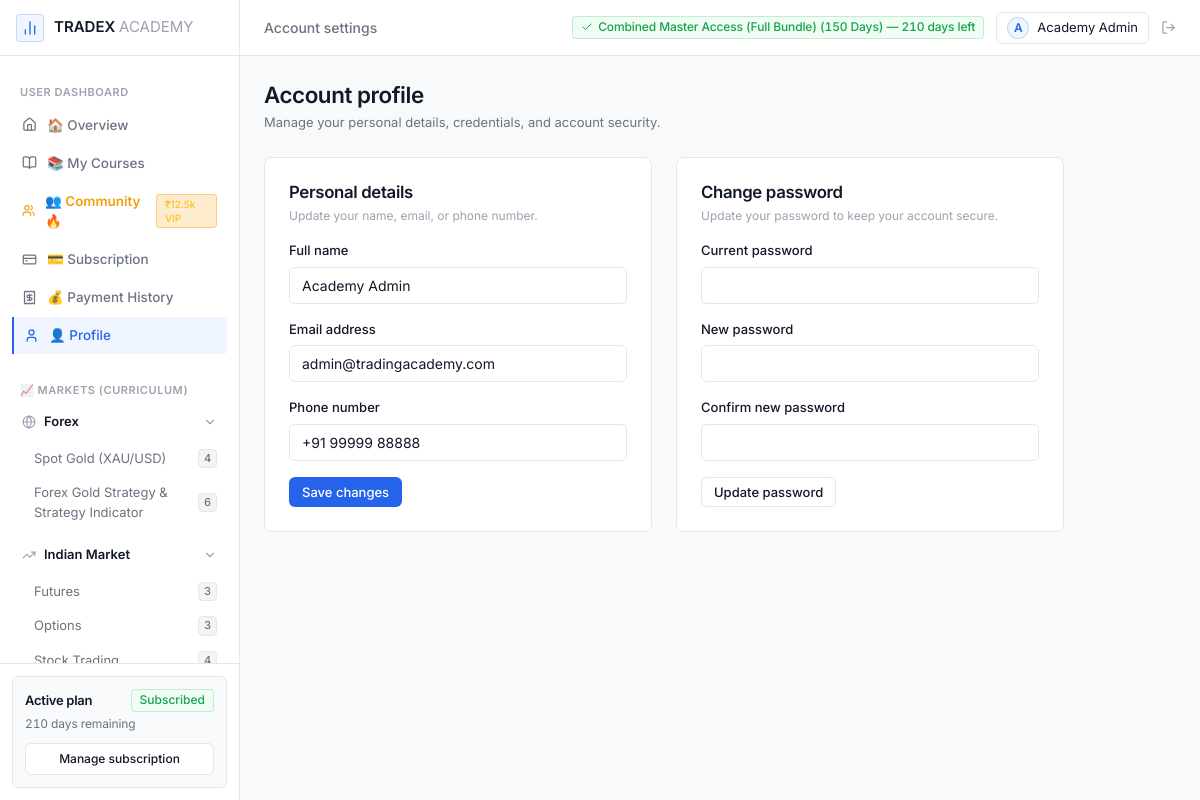
The page /accounts/profile/ (signed in) on the database its author committed.
### courses/models.py (models this page shows, shortened)
class Category(models.Model):
    name = models.CharField(max_length=100, unique=True)
    slug = models.SlugField(max_length=120, unique=True, blank=True)
    description = models.TextField(blank=True)
    icon = models.CharField(max_length=50, default='chart-candlestick', help_text='Icon identifier (lucide/fontawesome style)')
    order = models.PositiveIntegerField(default=0)
    created_at = models.DateTimeField(auto_now_add=True)
    class Meta:
        verbose_name = 'Category'
        verbose_name_plural = 'Categories'
        ordering = ['order', 'name']

class SubCategory(models.Model):
    TIER_CHOICES = [
        ('standard', 'Standard Academy (₹5,000)'),
        ('gold_strategy', 'Gold Strategy + Indicator (₹10,000)'),
    ]
    parent = models.ForeignKey(Category, on_delete=models.CASCADE, related_name='subcategories')
    name = models.CharField(max_length=100)
    slug = models.SlugField(max_length=120, blank=True)
    description = models.TextField(blank=True)
    badge = models.CharField(max_length=50, blank=True, help_text='e.g., Special Indicator ₹10,000, F&O, Equity')
    tier_required = models.CharField(max_length=50, choices=TIER_CHOICES, default='standard', help_text='Subscription tier required to unlock')
    order = models.PositiveIntegerField(default=0)
    created_at = models.DateTimeField(auto_now_add=True)
    class Meta:
        verbose_name = 'Sub-Category'
        verbose_name_plural = 'Sub-Categories'
        unique_together = ('parent', 'slug')
        ordering = ['order', 'name']

### subscriptions/models.py (models this page shows, shortened)
class Subscription(models.Model):
    STATUS_CHOICES = [
        ('ACTIVE', 'Active'),
        ('EXPIRED', 'Expired'),
        ('PENDING', 'Pending Verification'),
        ('FAILED', 'Payment Failed'),
        ('CANCELLED', 'Cancelled'),
    ]
    PLAN_TYPE_CHOICES = [
        ('standard', 'Standard Academy (₹5,000)'),
        ('gold_strategy', 'Forex Gold Strategy + Indicator (₹10,000)'),
        ('combo', 'Combined All-Access Bundle (₹12,500)'),
    ]
    user = models.ForeignKey(settings.AUTH_USER_MODEL, on_delete=models.CASCADE, related_name='subscriptions')
    plan_type = models.CharField(max_length=50, choices=PLAN_TYPE_CHOICES, default='combo', db_index=True)
    plan_name = models.CharField(max_length=100, default='All-Access Trading Mastery (2 Months)')
    amount_paid = models.DecimalField(max_digits=10, decimal_places=2, default=5000.00)
    currency = models.CharField(max_length=10, default='INR')
    start_date = models.DateTimeField(default=timezone.now)
    end_date = models.DateTimeField()
    status = models.CharField(max_length=20, choices=STATUS_CHOICES, default='PENDING', db_index=True)
    razorpay_order_id = models.CharField(max_length=100, blank=True, null=True, db_index=True)
    razorpay_payment_id = models.CharField(max_length=100, blank=True, null=True, db_index=True)
    razorpay_signature = models.CharField(max_length=255, blank=True, null=True)
    created_at = models.DateTimeField(auto_now_add=True)
    updated_at = models.DateTimeField(auto_now=True)
    class Meta:
        verbose_name = 'Subscription'
        verbose_name_plural = 'Subscriptions'
        ordering = ['-created_at']
    @property
    def is_currently_active(self):
        return self.status == 'ACTIVE' and self.end_date > timezone.now()
    @property
    def days_remaining(self):
        if not self.is_currently_active:
            return 0
        diff = self.end_date - timezone.now()
        return max(0, diff.days + (1 if diff.seconds > 0 else 0))

### accounts/models.py (models this page shows, shortened)
class User(AbstractBaseUser, PermissionsMixin):
    email = models.EmailField('Email Address', unique=True, db_index=True)
    name = models.CharField('Full Name', max_length=150)
    phone = models.CharField('Phone Number', max_length=20, blank=True, null=True)
    referral_code = models.CharField('Referral Code', max_length=50, blank=True, null=True)
    is_active = models.BooleanField('Active', default=True)
    is_staff = models.BooleanField('Staff Status', default=False)
    date_joined = models.DateTimeField('Date Joined', default=timezone.now)
    objects = CustomUserManager()
    USERNAME_FIELD = 'email'
    REQUIRED_FIELDS = ['name']
    class Meta:
        verbose_name = 'User'
        verbose_name_plural = 'Users'
        ordering = ['-date_joined']
    @property
    def has_active_subscription(self):
        return self.subscriptions.filter(
            status='ACTIVE',
            end_date__gt=timezone.now()
        ).exists()
    @property
    def active_subscription(self):
        return self.subscriptions.filter(
            status='ACTIVE',
            end_date__gt=timezone.now()
        ).order_by('-end_date').first()

### accounts/views.py (the view, shortened to what this page needs)
# urls.py: path('profile/', views.profile_view, name='profile'),
@login_required
def profile_view(request):
    profile_form = UserProfileForm(instance=request.user)
    password_form = CustomPasswordChangeForm(user=request.user)
    return render(request, 'accounts/profile.html', {
        'profile_form': profile_form,
        'password_form': password_form,
        'user': request.user,
        'has_subscription': request.user.has_active_subscription,
        'active_subscription': request.user.active_subscription,
    })

### templates/accounts/profile.html (shortened to what this page needs)
{% extends "dashboard_base.html" %}
{% load static %}
{% block header_title %}Account settings{% endblock %}
{% block content %}
<div style="max-width: 800px;">
  <div style="margin-bottom: 24px;">
    <h1 style="font-size: 1.4rem; color: var(--text-primary); margin-bottom: 4px;">Account profile</h1>
    <p style="color: var(--text-secondary); font-size: 0.8125rem;">Manage your personal details, credentials, and account security.</p>
  </div>
  <div class="grid-2" style="align-items: start; gap: 24px;">
    <div class="card">
      <h2 style="font-size: 1.05rem; color: var(--text-primary); margin-bottom: 4px; font-weight: 600;">Personal details</h2>
      <p style="font-size: 0.75rem; color: var(--text-muted); margin-bottom: 16px;">Update your name, email, or phone number.</p>
      <form method="POST" action="{% url 'accounts:profile' %}">
        <div class="form-group">
          <label class="form-label" for="profile-name-input">Full name</label>
          {{ profile_form.name }}
        </div>
        <div class="form-group">
          <label class="form-label" for="profile-email-input">Email address</label>
          {{ profile_form.email }}
        </div>
        <div class="form-group">
          <label class="form-label" for="profile-phone-input">Phone number</label>
          {{ profile_form.phone }}
        </div>
        <button type="submit" class="btn btn-primary btn-sm">
          Save changes
        </button>
      </form>
    </div>
    <div class="card">
      <h2 style="font-size: 1.05rem; color: var(--text-primary); margin-bottom: 4px; font-weight: 600;">Change password</h2>
      <p style="font-size: 0.75rem; color: var(--text-muted); margin-bottom: 16px;">Update your password to keep your account secure.</p>
      <form method="POST" action="{% url 'accounts:profile' %}">
        <div class="form-group">
          <label class="form-label">Current password</label>
          {{ password_form.old_password }}
        </div>
        <div class="form-group">
          <label class="form-label">New password</label>
          {{ password_form.new_password1 }}
        </div>
        <div class="form-group">
          <label class="form-label">Confirm new password</label>
          {{ password_form.new_password2 }}
        </div>
        <button type="submit" class="btn btn-secondary btn-sm">
          Update password
        </button>
      </form>
    </div>
  </div>
</div>
{% endblock %}

### templates/dashboard_base.html (shortened to what this page needs)
{% extends "base.html" %}
{% load static %}
{% block extra_css %}
<link rel="stylesheet" href="{% static 'css/dashboard.css' %}">
{% endblock %}
{% block body_content %}
<div class="dashboard-layout">
  <aside class="dashboard-sidebar" id="dashboardSidebar">
    <div class="sidebar-header">
      <a href="{% url 'courses:dashboard' %}" class="brand-logo">
        <div class="brand-icon">
          <i data-lucide="bar-chart-2" style="width: 16px; height: 16px;"></i>
        </div>
        <span>TRADEX <span style="color: var(--text-muted); font-weight: 400;">ACADEMY</span></span>
      </a>
    </div>
    <nav class="sidebar-nav">
      <div class="nav-section-title">User Dashboard</div>
      <div class="nav-item">
        <a href="{% url 'courses:dashboard' %}#overview" class="nav-link dash-sidebar-link {% if request.resolver_match.url_name == 'dashboard' %}active{% endif %}" data-section="overview">
          <i data-lucide="home" style="width: 15px; height: 15px;"></i>
          <span>🏠 Overview</span>
        </a>
      </div>
      <div class="nav-item">
        <a href="{% url 'courses:dashboard' %}#my-courses" class="nav-link dash-sidebar-link" data-section="my-courses">
          <i data-lucide="book-open" style="width: 15px; height: 15px;"></i>
          <span>📚 My Courses</span>
        </a>
      </div>
      {% if user_has_combo_access %}
      <div class="nav-item">
        <a href="{% url 'courses:dashboard' %}#community" class="nav-link dash-sidebar-link" data-section="community" style="color: #f59e0b; font-weight: 600;">
          <i data-lucide="users" style="width: 15px; height: 15px; color: #f59e0b;"></i>
          <span>👥 Community 🔥</span>
          <span class="badge badge-gold" style="font-size: 0.625rem; margin-left: auto; background: rgba(245, 158, 11, 0.2); color: #fbbf24; border: 1px solid rgba(245, 158, 11, 0.4);">₹12.5k VIP</span>
        </a>
      </div>
      {% endif %}
      <div class="nav-item">
        <a href="{% url 'courses:dashboard' %}#subscription" class="nav-link dash-sidebar-link" data-section="subscription">
          <i data-lucide="credit-card" style="width: 15px; height: 15px;"></i>
          <span>💳 Subscription</span>
        </a>
      </div>
      <div class="nav-item">
        <a href="{% url 'courses:dashboard' %}#payment-history" class="nav-link dash-sidebar-link" data-section="payment-history">
          <i data-lucide="receipt" style="width: 15px; height: 15px;"></i>
          <span>💰 Payment History</span>
        </a>
      </div>
      <div class="nav-item">
        <a href="{% url 'accounts:profile' %}" class="nav-link {% if request.resolver_match.url_name == 'profile' %}active{% endif %}">
          <i data-lucide="user" style="width: 15px; height: 15px;"></i>
          <span>👤 Profile</span>
        </a>
      </div>
      <div class="nav-section-title" style="margin-top: 16px;">📈 Markets (Curriculum)</div>
      {% for cat in sidebar_categories %}
      <div class="category-tree-group">
        <div class="category-parent-header">
          <div class="category-parent-title">
            {% if cat.slug == 'forex' %}
            <i data-lucide="globe" style="width: 14px; height: 14px; color: var(--text-muted);"></i>
            {% else %}
            <i data-lucide="trending-up" style="width: 14px; height: 14px; color: var(--text-muted);"></i>
            {% endif %}
            <span>{{ cat.name }}</span>
          </div>
          <i data-lucide="chevron-down" class="tree-chevron" style="width: 14px; height: 14px; color: var(--text-muted);"></i>
        </div>
        <ul class="subcategory-list">
          {% for sub in cat.subcategories.all %}
          <li class="subcategory-item">
            <a href="{% url 'courses:category_videos' cat.slug sub.slug %}"
               class="subcategory-link {% if request.resolver_match.kwargs.category_slug == cat.slug and request.resolver_match.kwargs.subcategory_slug == sub.slug %}active{% endif %}"
               id="nav-sub-{{ sub.slug }}">
              <span>{{ sub.name }}</span>
              <span class="badge badge-gray num" style="font-size: 0.6875rem; padding: 1px 5px;">{{ sub.videos.count }}</span>
            </a>
          </li>
          {% empty %}
          <li style="padding: 6px 12px; font-size: 0.75rem; color: var(--text-muted);">No categories available</li>
          {% endfor %}
        </ul>
      </div>
      {% endfor %}
    </nav>
    <div class="sidebar-footer">
      {% if user_has_active_subscription %}
      <div class="subscription-card-mini">
        <div style="display: flex; align-items: center; justify-content: space-between; margin-bottom: 4px;">
          <h5 style="margin: 0;">Active plan</h5>
          <span class="badge badge-green">Subscribed</span>
        </div>
        <p class="num">
          {{ active_subscription.days_remaining }} days remaining
        </p>
        <a href="{% url 'subscriptions:my_subscription' %}" class="btn btn-secondary btn-sm btn-block" style="font-size: 0.75rem;">Manage subscription</a>
      </div>
      {% endif %}
    </div>
  </aside>
  <div class="dashboard-main">
    <header class="dashboard-header">
      <div class="header-left">
        <span style="font-size: 0.875rem; color: var(--text-secondary); font-weight: 500;">
          {% block header_title %}Academy{% endblock %}
        </span>
      </div>
      <div class="header-right">
        {% if user_has_active_subscription %}
        <span class="badge badge-green num">
          <i data-lucide="check" style="width: 12px; height: 12px;"></i>
          {{ active_subscription.plan_name }} &mdash; {{ active_subscription.days_remaining }} days left
        </span>
        {% endif %}
        <a href="{% url 'accounts:profile' %}" class="user-profile-badge" style="text-decoration: none;" title="View account profile">
          <div class="user-avatar">
            {{ request.user.name|default:request.user.email|slice:":1"|upper }}
          </div>
          <span>{{ request.user.name|default:request.user.email }}</span>
        </a>
        <a href="{% url 'accounts:logout' %}" style="color: var(--text-muted); display: flex; align-items: center;" title="Sign out">
          <i data-lucide="log-out" style="width: 15px; height: 15px;"></i>
        </a>
      </div>
    </header>
    <main class="dashboard-content">
      {% block content %}{% endblock %}
    </main>
  </div>
</div>
{% endblock %}

### templates/base.html (shortened to what this page needs)
{% load static %}
<!DOCTYPE html>
<html lang="en">
<head>
  <link rel="stylesheet" href="{% static 'css/main.css' %}">
  {% block extra_css %}{% endblock %}
</head>
<body>
  {% block body_content %}
  {% endblock %}
</body>
</html>

### rows shown on the page
Category: slug "forex" (drawn), name "Forex"
SubCategory: name "Spot Gold (XAU/USD)", videos.count "4"
SubCategory: name "Forex Gold Strategy & Strategy Indicator", videos.count "6"
Category: slug "indian-market" (drawn), name "Indian Market"
SubCategory: name "Futures", videos.count "3"
SubCategory: name "Options", videos.count "3"
SubCategory: name "Stock Trading", videos.count "4"
Subscription: days_remaining "210", plan_name "Combined Master Access (Full Bundle) (150 Days)"
User: user.name "A", user.name "Academy Admin", name "Academy Admin", email "admin@tradingacademy.com", phone "+91 99999 88888"
